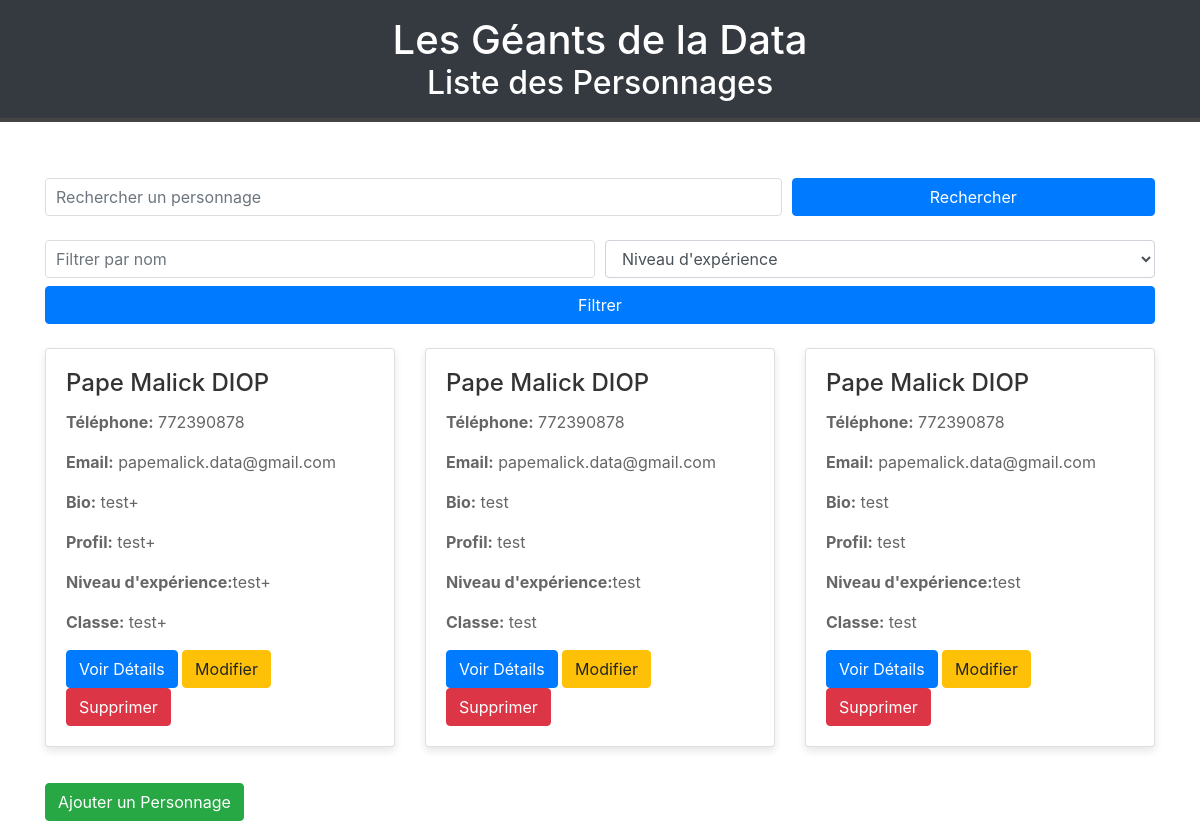
Before: / with the older database file.
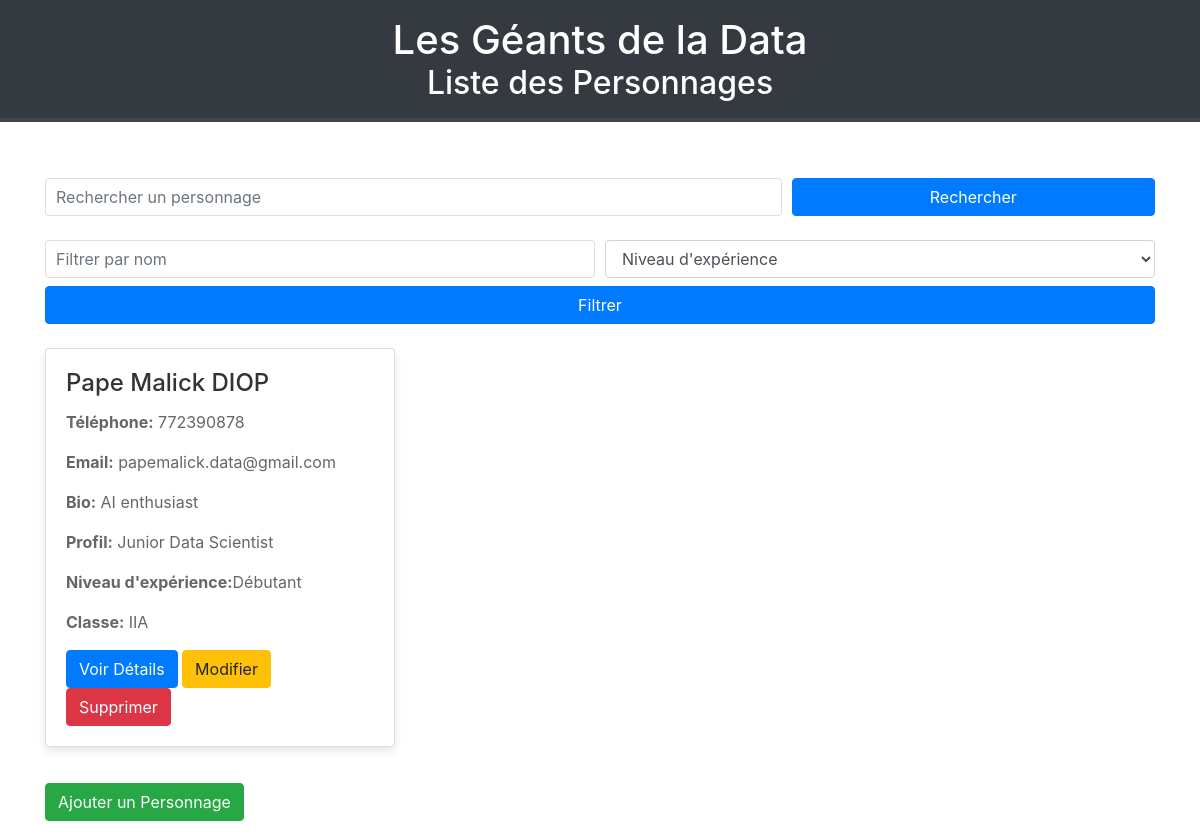
After: the same page with the newer database file.
### app.py (models this page shows)
class Character(db.Model):
    id = db.Column(db.Integer, primary_key=True)
    first_name = db.Column(db.String(50), nullable=False)
    last_name = db.Column(db.String(50), nullable=False)
    phone_number = db.Column(db.String(20))
    email = db.Column(db.String(100))
    bio = db.Column(db.Text)
    profile = db.Column(db.String(100))
    experience_level = db.Column(db.String(50))
    character_class = db.Column(db.String(50))
    latitude = db.Column(db.Float)
    longitude = db.Column(db.Float)
    projects = db.relationship('Project', backref='character', lazy=True)
    comments = db.relationship('Comment', backref='character_comments', cascade='all, delete-orphan', lazy=True)

### app.py (the view)
@app.route('/')
def index():
    characters = Character.query.all()  # Utilisation de SQLAlchemy pour récupérer tous les personnages
    return render_template('index.html', characters=characters)

### templates/index.html (shortened to what this page needs)
<!DOCTYPE html>
<html lang="fr">
<head>
    <link rel="stylesheet" href="https://maxcdn.bootstrapcdn.com/bootstrap/4.5.2/css/bootstrap.min.css">
    <link rel="stylesheet" href="{{ url_for('static', filename='styles.css') }}">
</head>
<body>
    <header class="bg-dark text-white text-center py-3">
        <h1>Les Géants de la Data</h1>
        <h2 class="mb-0">Liste des Personnages</h2>
    </header>
    <div class="container mt-4">
        <form class="mb-4" method="GET" action="/search">
            <div class="form-row">
                <div class="col-md-8">
                    <input type="text" class="form-control" name="query" placeholder="Rechercher un personnage">
                </div>
                <div class="col-md-4">
                    <button type="submit" class="btn btn-primary btn-block">Rechercher</button>
                </div>
            </div>
        </form>
        <form class="mb-4" method="GET" action="/filter">
            <div class="form-row">
                <div class="col-md-6">
                    <input type="text" class="form-control" name="query" placeholder="Filtrer par nom">
                </div>
                <div class="col-md-6">
                    <select class="form-control" name="experience_level">
                        <option value="">Niveau d'expérience</option>
                    </select>
                </div>
            </div>
            <button type="submit" class="btn btn-primary btn-block mt-2">Filtrer</button>
        </form>
        <div class="row">
            {% if characters %}
                {% for character in characters %}
                    <div class="col-md-4 mb-3">
                        <div class="card">
                            <div class="card-body">
                                <h5 class="card-title">{{ character.first_name }} {{ character.last_name }}</h5>
                                <p class="card-text"><strong>Téléphone:</strong> {{ character.phone_number }}</p>
                                <p class="card-text"><strong>Email:</strong> {{ character.email }}</p>
                                <p class="card-text"><strong>Bio:</strong> {{ character.bio }}</p>
                                <p class="card-text"><strong>Profil:</strong> {{ character.profile }}</p>
                                <p class="card-text"><strong>Niveau d'expérience:</strong>{{ character.experience_level }}</p>
                                <p class="card-text"><strong>Classe:</strong> {{ character.character_class }}</p>
                                <a href="{{ url_for('view_character', character_id=character.id) }}" class="btn btn-primary">Voir Détails</a>
                                <a href="{{ url_for('edit_character', character_id=character.id) }}" class="btn btn-warning">Modifier</a>
                                <button class="btn btn-danger" onclick="showModal({{ character.id }})">Supprimer</button>
                            </div>
                        </div>
                    </div>
                {% endfor %}
            {% else %}
                <p>Aucun personnage trouvé.</p>
            {% endif %}
        </div>
        <a href="{{ url_for('add_character') }}" class="btn btn-success mb-3">Ajouter un Personnage</a>
    <link rel="stylesheet" href="https://stackpath.bootstrapcdn.com/bootstrap/4.5.2/css/bootstrap.min.css">
</body>
</html>

### static/styles.css (style rules this page uses)
body { font-family: Arial, sans-serif; background-color: #f4f4f4; margin: 0; padding: 0; }
.container { width: 80%; margin: auto; overflow: hidden; }
header { background: #333; color: #fff; padding: 20px 0; text-align: center; border-bottom: 4px solid #444; }
header h1 { margin: 0; }
form { margin-bottom: 20px; }
input[type="text"], select { width: 100%; padding: 10px; border-radius: 4px; border: 1px solid #ddd; font-size: 16px; }
button { padding: 10px 20px; background-color: #333; color: white; border: none; border-radius: 4px; cursor: pointer; font-size: 16px; transition: background-color 0.3s ease; }
.card { border: 1px solid #ddd; border-radius: 8px; box-shadow: 0 4px 8px rgba(0, 0, 0, 0.1); margin-bottom: 20px; background-color: #fff; }
.card-body { padding: 15px; }
.card-title { margin: 0; font-size: 1.5em; color: #333; }
.card-text { color: #666; }

Changed rows visible on the page:
removed Character: first_name "Pape Malick", last_name "DIOP", phone_number "772390878", email "papemalick.data@gmail.com", bio "test", profile "test", experience_level "test", character_class "test"
removed Character: first_name "Pape Malick", last_name "DIOP", phone_number "772390878", email "papemalick.data@gmail.com", bio "test", profile "test", experience_level "test", character_class "test"
changed Character "Pape Malick": bio "test+" → "AI enthusiast"; profile "test+" → "Junior Data Scientist"; experience_level "test+" → "Débutant"; character_class "test+" → "IIA"
